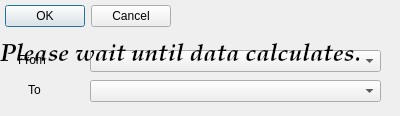
<?xml version="1.0" encoding="UTF-8"?>
<ui version="4.0">
 <class>WayEndpointsChooseDialog</class>
 <widget class="QDialog" name="WayEndpointsChooseDialog">
  <property name="geometry">
   <rect>
    <x>0</x>
    <y>0</y>
    <width>400</width>
    <height>116</height>
   </rect>
  </property>
  <property name="windowTitle">
   <string>Dialog</string>
  </property>
  <widget class="QDialogButtonBox" name="buttonBox">
   <property name="enabled">
    <bool>true</bool>
   </property>
   <property name="geometry">
    <rect>
     <x>0</x>
     <y>0</y>
     <width>171</width>
     <height>32</height>
    </rect>
   </property>
   <property name="orientation">
    <enum>Qt::Horizontal</enum>
   </property>
   <property name="standardButtons">
    <set>QDialogButtonBox::Cancel|QDialogButtonBox::Ok</set>
   </property>
  </widget>
  <widget class="QComboBox" name="comboBoxFrom">
   <property name="enabled">
    <bool>true</bool>
   </property>
   <property name="geometry">
    <rect>
     <x>90</x>
     <y>50</y>
     <width>291</width>
     <height>22</height>
    </rect>
   </property>
  </widget>
  <widget class="QComboBox" name="comboBoxTo">
   <property name="enabled">
    <bool>true</bool>
   </property>
   <property name="geometry">
    <rect>
     <x>90</x>
     <y>80</y>
     <width>291</width>
     <height>22</height>
    </rect>
   </property>
  </widget>
  <widget class="QLabel" name="label">
   <property name="enabled">
    <bool>true</bool>
   </property>
   <property name="geometry">
    <rect>
     <x>18</x>
     <y>50</y>
     <width>41</width>
     <height>20</height>
    </rect>
   </property>
   <property name="text">
    <string>From</string>
   </property>
  </widget>
  <widget class="QLabel" name="label_2">
   <property name="enabled">
    <bool>true</bool>
   </property>
   <property name="geometry">
    <rect>
     <x>28</x>
     <y>80</y>
     <width>31</width>
     <height>20</height>
    </rect>
   </property>
   <property name="text">
    <string>To</string>
   </property>
  </widget>
  <widget class="QLabel" name="label_3">
   <property name="enabled">
    <bool>true</bool>
   </property>
   <property name="geometry">
    <rect>
     <x>0</x>
     <y>0</y>
     <width>401</width>
     <height>111</height>
    </rect>
   </property>
   <property name="font">
    <font>
     <family>URW Palladio L</family>
     <pointsize>18</pointsize>
     <weight>75</weight>
     <italic>true</italic>
     <bold>true</bold>
    </font>
   </property>
   <property name="text">
    <string>Please wait until data calculates.</string>
   </property>
  </widget>
 </widget>
 <resources/>
 <connections>
  <connection>
   <sender>buttonBox</sender>
   <signal>accepted()</signal>
   <receiver>WayEndpointsChooseDialog</receiver>
   <slot>accept()</slot>
   <hints>
    <hint type="sourcelabel">
     <x>248</x>
     <y>254</y>
    </hint>
    <hint type="destinationlabel">
     <x>157</x>
     <y>274</y>
    </hint>
   </hints>
  </connection>
  <connection>
   <sender>buttonBox</sender>
   <signal>rejected()</signal>
   <receiver>WayEndpointsChooseDialog</receiver>
   <slot>reject()</slot>
   <hints>
    <hint type="sourcelabel">
     <x>316</x>
     <y>260</y>
    </hint>
    <hint type="destinationlabel">
     <x>286</x>
     <y>274</y>
    </hint>
   </hints>
  </connection>
 </connections>
</ui>
